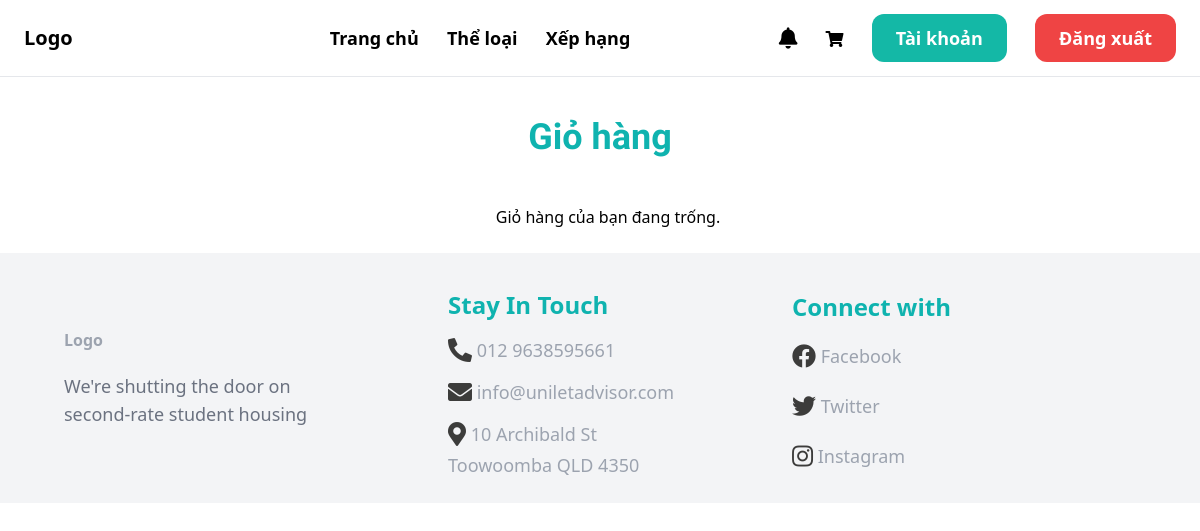
/rent/cart/ (signed in), run on an earlier commit of the app's database.
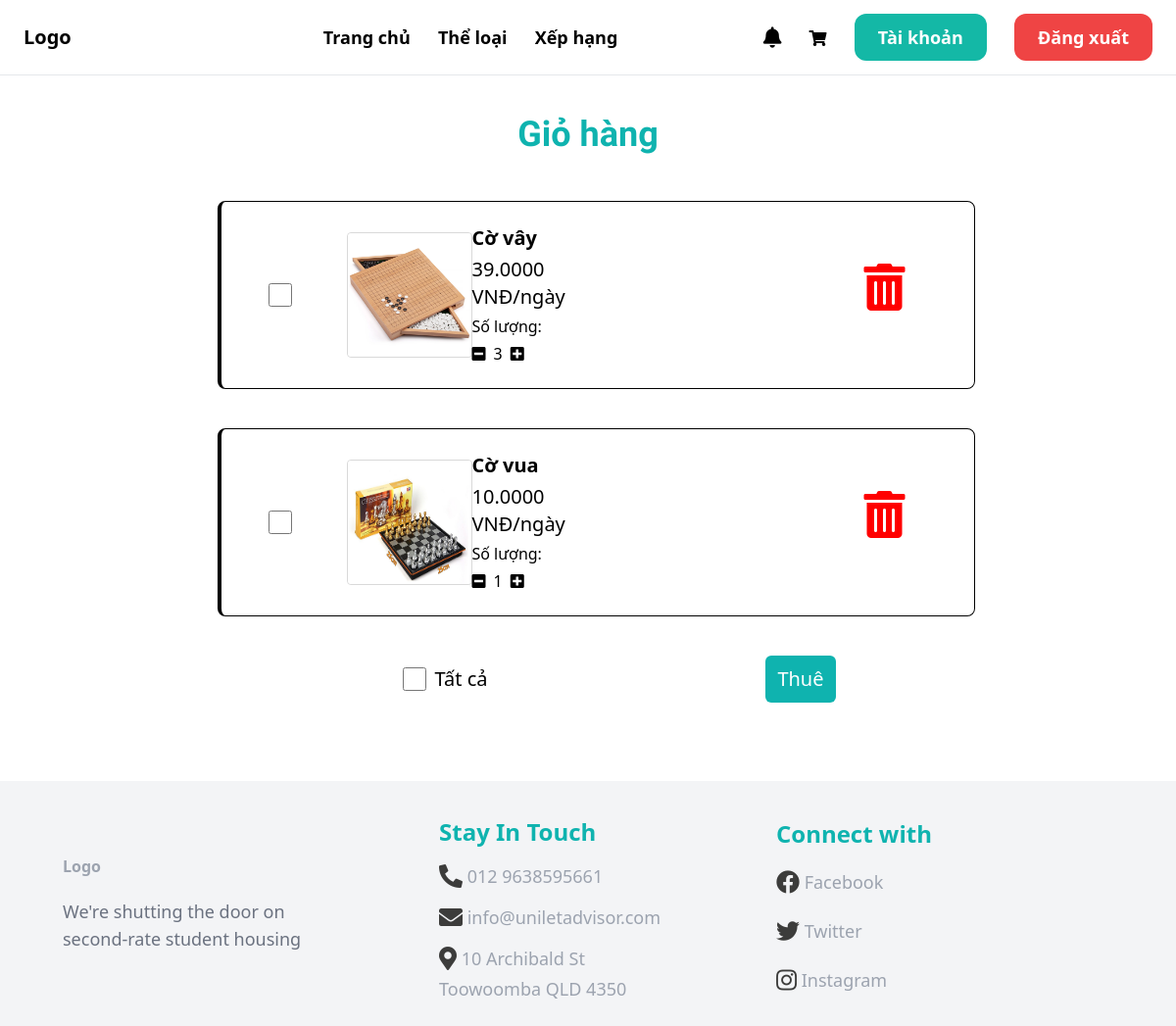
And on a later commit of the database.
### rent/models.py (models this page shows, shortened)
class Cart(models.Model):
    user = models.ForeignKey(User, on_delete=models.CASCADE)
    boardgame = models.ForeignKey('boardgame.Boardgame', on_delete=models.CASCADE)
    quantity = models.PositiveIntegerField(default=1)
    rental_price = models.DecimalField(max_digits=8, decimal_places=2, default=0)
    total_rental_price = models.DecimalField(max_digits=8, decimal_places=2, default=0)

### boardgame/models.py (models this page shows, shortened)
class Boardgame(models.Model):
    AGE_RATINGS = (
        ('G', 'Phổ biến'),
        ('7+', 'Trên 7 tuổi'),
        ('12+', 'Trên 12 tuổi'),
        ('16+', 'Trên 16 tuổi'),
        ('18+', 'Trên 18 tuổi'),
    )
    STATUS_BG = (
        ('out_of_stock', 'Boardgame này đã hết'),
        ('stocking', 'Boardgame này vẫn còn'),
    )
    bgid = ShortUUIDField(unique=True, primary_key=True, prefix="bg", alphabet='1234567890', length=2, max_length=6)
    user = models.ForeignKey(User, on_delete=models.SET_NULL, null=True)
    date = models.DateTimeField(default=timezone.now)
    category= models.ForeignKey(Category, on_delete=models.SET_NULL, null=True)
    version = models.ForeignKey(Version, on_delete=models.SET_NULL, null=True)
    title = models.CharField(max_length=100)
    image = models.ImageField(upload_to="user_directory_path")
    description = models.TextField(null=True, blank=True, default="This is the boardgame")
    rule = models.TextField(null=True, blank=True, default="This is rule for boardgame")
    age_rating = models.CharField(choices=AGE_RATINGS, max_length=5, default="G")
    people = models.IntegerField()
    play_time = models.IntegerField()
    price = models.DecimalField(max_digits=99999999999999, decimal_places=2)
    author = models.ForeignKey(Author, on_delete=models.SET_NULL, null=True, blank=True)
    producer = models.ForeignKey(Producer, on_delete=models.SET_NULL, null=True, blank=True)
    publication_year = models.IntegerField(default="2000")
    boardgame_status = models.CharField(choices=STATUS_BG, max_length=20, default="out_of_stock")
    in_stock = models.PositiveIntegerField(default=0)
    order = models.PositiveIntegerField(default=0)
    rental = models.PositiveIntegerField(default=0)
    total = models.PositiveIntegerField(default=0)
    class Meta:
        verbose_name_plural = "Boardgame"

### rent/views.py (the view)
# urls.py: path('cart/', views.view_cart, name='cart'),
def view_cart(request):
    user = request.user
    cart_items = Cart.objects.filter(user=user)
    context = {
        'cart_items': cart_items
    }
    return render(request, 'rent/cart.html', context)

### templates/rent/cart.html (shortened to what this page needs)
{% extends 'core/base.html' %}
{% block content %}
    <div class="grid justify-items-center pt-4 pb-12">
        <div class="text-4xl text-[#0FB3AF] font-bold" style="font-family: Maven Pro;">Giỏ hàng</div>
    </div>
    <div class="ml-4 grid justify-items-center">
        {% if cart_items %}
            <form action="{% url 'rent:request_rent_cart' %}" method="POST">
                {% for cart_item in cart_items %}
                    <div class="mb-10 h-48 rounded-lg border border-gray border-l-4 border-black grid grid-cols-3">
                        <div class="flex items-center">
                            <input type="checkbox" class="ml-12 w-6 h-6 checked:bg-[#0FB3AF] indeterminate:bg-[#0FB3AF]" name="boardgames[]" value="{{ cart_item.id }}">
                            <div
                                class="ml-14 self-center w-32 md:w-32 h-32 bg-white grid place-items-center border border-[#D9D9D9] rounded">
                                <img src="{{ cart_item.boardgame.image.url }}" alt="" class="rounded w-full h-full">
                            </div>
                        </div>
                        <div class="self-center">
                            <div class="w-full md:w-2/3 bg-white flex flex-col space-y-1">
                                <p class="text-black md:text-xl text-4xl font-bold font-[Open Sans]">{{ cart_item.boardgame.title }}</p>
                                <p class="text-black md:text-md text-xl font-regular font-[Open Sans]">{{ cart_item.total_rental_price }}00 VNĐ/ngày</p>
                                <p class="mt-8 text-black md:text-md text-md font-regular font-[Open Sans]">Số lượng:</p>
                                <div class="flex items-center">
                                    <button type="button" class="fas fa-minus-square" onclick="updateCartItem('{{ cart_item.id }}', 'decrease')"></button>
                                    <span class="mx-2 text-black md:text-md text-md font-regular font-[Open Sans]">{{ cart_item.quantity }}</span>
                                    <button type="button" class="fas fa-plus-square" onclick="updateCartItem('{{ cart_item.id }}', 'increase')"></button>
                                </div>
                            </div>
                        </div>
                        <div class="ml-36 w-16 h-16 self-center stroke-[#C32F2F] hover:stroke-[#B30F0F]">
                            <button type="submit" class='fas fa-trash-alt' style='font-size:48px;color: red'
                                formaction="{% url 'rent:remove_from_cart' cart_item_id=cart_item.id %}" formmethod="POST"></button>
                        </div>
                    </div>
                {% endfor %}
                <div class="mb-14 mt-2 flex justify-around flex items-center">
                    <div class="flex justify-center flex items-center">
                        <input type="checkbox" class="ml-12 w-6 h-6 checked:bg-[#0FB3AF] indeterminate:bg-[#0FB3AF]" id="select-all" onchange="selectAllBoardgames()">
                        <label for="select-all" class="ml-2 text-black md:text-md text-xl font-regular font-[Open Sans]">Tất cả</label>
                    </div>
                    <button type="submit"
                        class="bg-[#0FB3AF] hover:bg-[#0FB3AFCC] flex justify-center flex items-center rounded-md px-3 text-xl text-white h-12">
                        Thuê
                    </button>
                </div>
            </form>
        {% else %}
            <p>Giỏ hàng của bạn đang trống.</p>
        {% endif %}
    </div>
{% endblock %}

What changed in the data, as far as the page shows it:
added Cart: boardgame.image (picture), boardgame "Cờ vây", total_rental_price "39.00", quantity "3"
added Cart: boardgame.image (picture), boardgame "Cờ vua", total_rental_price "10.00", quantity "1"
Also different on the page:
form field value: (not shown) → "☐"
text no longer shown: "Giỏ hàng của bạn đang trống."
text now shown: "Tất cả Thuê"
